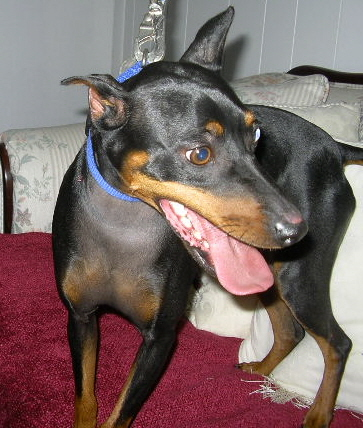
#> input picture reference/master_dog.jpg, 363 x 428 px
$ python main.py
#> lines starting #> are read from the running program, lines starting #| are printed output that depends on the picture
### utils/image_tools.py
import cv2
import glob
import os
import random


# [10 lines left out: function get_random_image, not called in this run]

def resize_image(image, target_size=(448, 448)):
    """Resizes image to target size ensuring it fits within visual model constraints."""
    return cv2.resize(image, target_size)

### main.py
import os
import glob
import cv2
import numpy as np
import google.generativeai as genai
from PIL import Image
import time
import json
from dotenv import load_dotenv

from utils.image_tools import resize_image

# --- Configuration ---
TEST_FOLDER = './dataset'
DOG_REF_SINGLE = './reference/master_dog.jpg'
CAT_REF_SINGLE = './reference/master_cat.jpg'

load_dotenv()
GEMINI_API_KEY = os.getenv("GEMINI_API_KEY")
genai.configure(api_key=GEMINI_API_KEY)

model = genai.GenerativeModel(
    model_name='gemini-2.0-flash-exp',
    generation_config={"response_mime_type": "application/json"}
)

def gemini_classify_fixed_ref():
    print("📦 Loading Master References...")
    img_dog_ref = cv2.imread(DOG_REF_SINGLE)
#> img_dog_ref is the input picture: shape (428, 363, 3); mean B, G, R 101.7, 104.1, 123.5
    img_cat_ref = cv2.imread(CAT_REF_SINGLE)
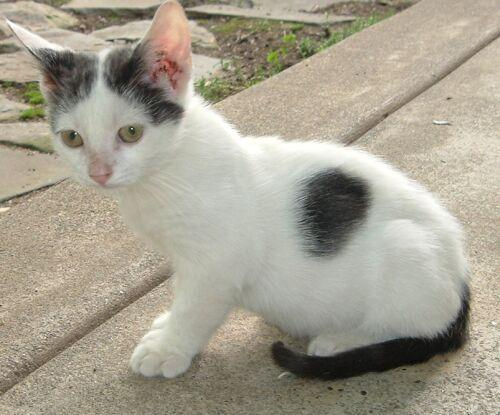
#> input picture reference/master_cat.jpg, 500 x 415 px
#> img_cat_ref is the input picture: shape (415, 500, 3); mean B, G, R 144.3, 159.9, 165.8

    if img_dog_ref is None or img_cat_ref is None:
        print("❌ Error: Cannot find master reference images.")
        return []

    img_dog_ref = resize_image(img_dog_ref)
#> in resize_image, `return cv2.resize(image, target_size)`:
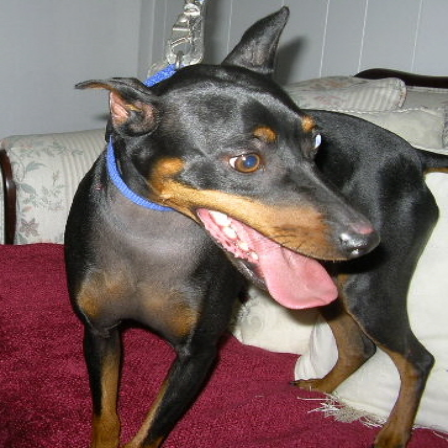
#> returned value: shape (448, 448, 3); mean of channels 0, 1, 2 101.5, 104, 123.3; drawn as B, G, R
    img_cat_ref = resize_image(img_cat_ref)
#> call 2 of resize_image, with target_size = (448, 448)
#> in resize_image (call 2), `return cv2.resize(image, target_size)`:
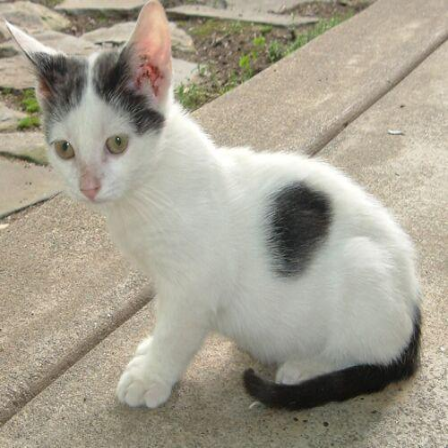
#> returned value: shape (448, 448, 3); mean of channels 0, 1, 2 144.2, 159.8, 165.7; drawn as B, G, R

    test_images = glob.glob(os.path.join(TEST_FOLDER, '*.[jp][pg]*'))
    print(f"🔍 Found {len(test_images)} images. Starting...\n")

    all_results = []

    for test_img_path in test_images:
        filename = os.path.basename(test_img_path)

        try:
            img_test = cv2.imread(test_img_path)
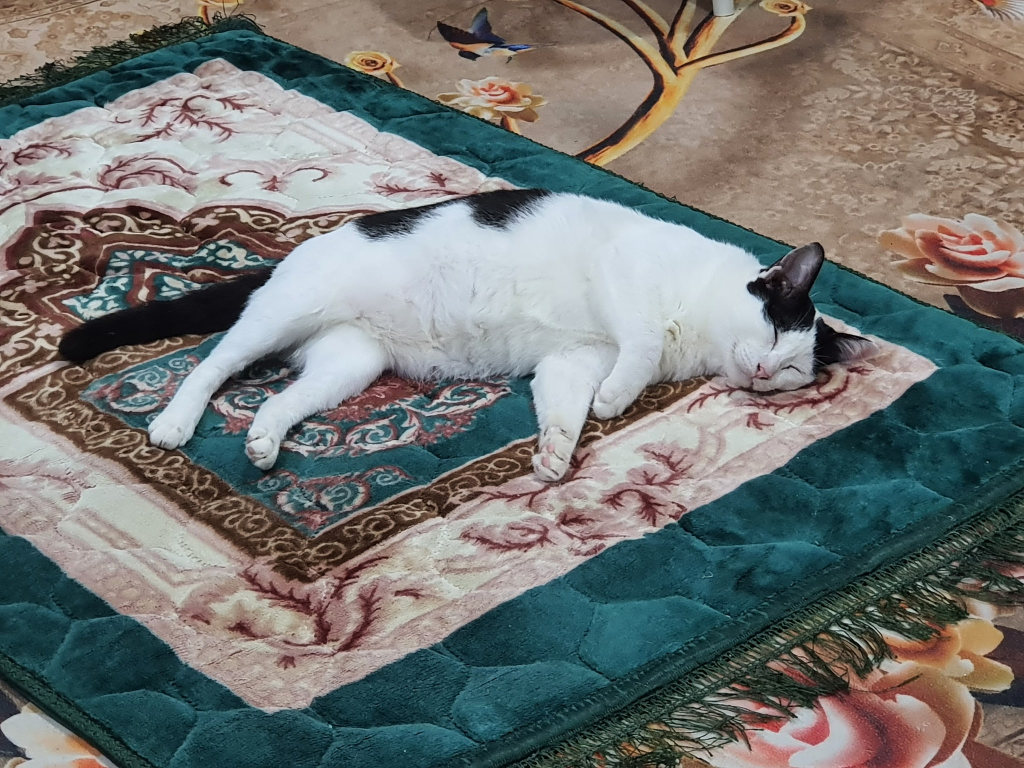
#> input picture dataset/test1.jpg, 2048 x 1536 px (shown at 1/2 size)
#> img_test is the input picture: shape (1536, 2048, 3); mean B, G, R 114.8, 117.4, 114.9
            if img_test is None: continue
            img_test = resize_image(img_test)
#> call 3 of resize_image, with target_size = (448, 448)
#> in resize_image (call 3), `return cv2.resize(image, target_size)`:
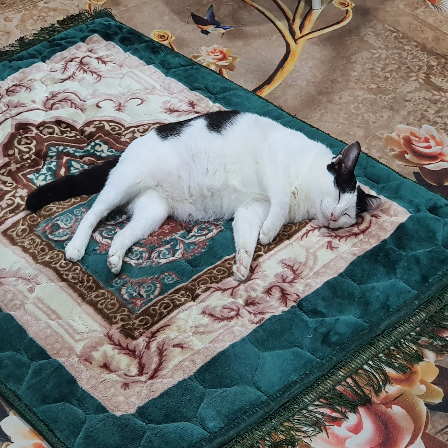
#> returned value: shape (448, 448, 3); mean of channels 0, 1, 2 114.6, 117.3, 114.8; drawn as B, G, R

            combined = np.hstack((img_dog_ref, img_cat_ref, img_test))
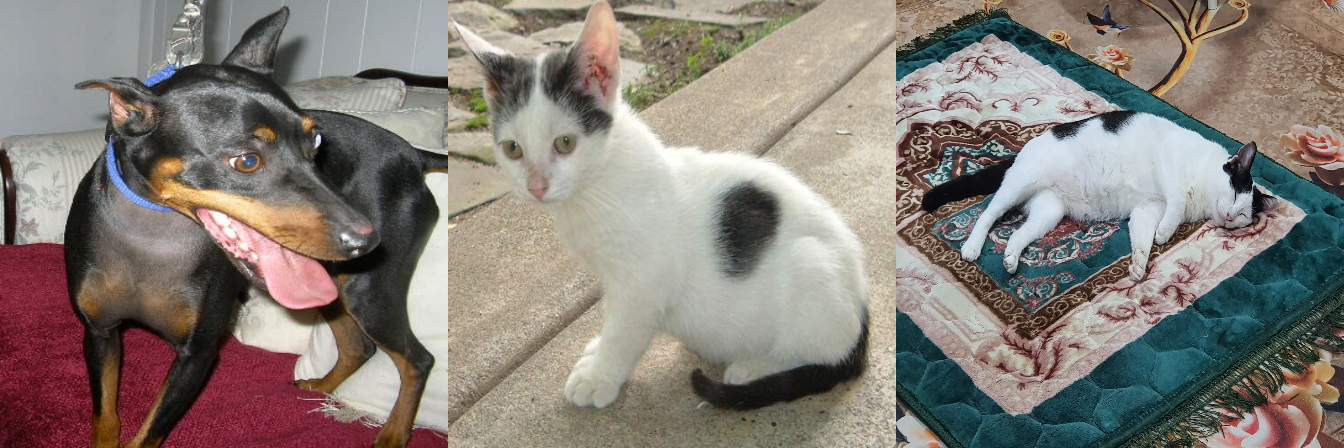
#> combined: shape (448, 1344, 3); mean B, G, R 120.1, 127, 134.6
            combined_rgb = cv2.cvtColor(combined, cv2.COLOR_BGR2RGB)
            pil_img = Image.fromarray(combined_rgb)

            instruction = """
            Identify the image in the RIGHT panel by comparing it with the DOG (LEFT) and CAT (MIDDLE) references.
            Return a JSON object with keys: "result" (either "DOG" or "CAT") and "confidence" (High, Medium, or Low).
            """

            response = model.generate_content([instruction, pil_img])

            try:
                data = json.loads(response.text)
                all_results.append({
                    'filename': filename,
                    'result': data.get('result'),
                    'confidence': data.get('confidence')
                })
            except json.JSONDecodeError:
                print(f"⚠️ Failed to parse JSON for {filename}")

            time.sleep(5)

        except Exception as e:
            print(f"❌ Error processing {filename}: {e}")

    return all_results

if __name__ == '__main__':
    results = gemini_classify_fixed_ref()

    # พิมพ์ผลลัพธ์แบบสวยงาม
    import pprint
    pprint.pprint(results)
